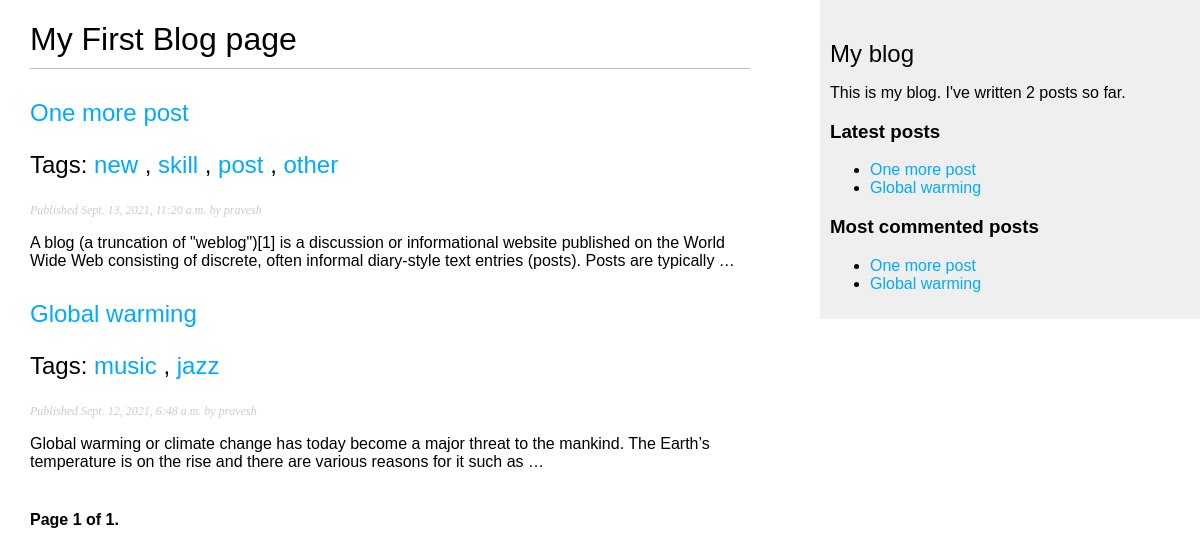
Before: /blog/ with the older database file.
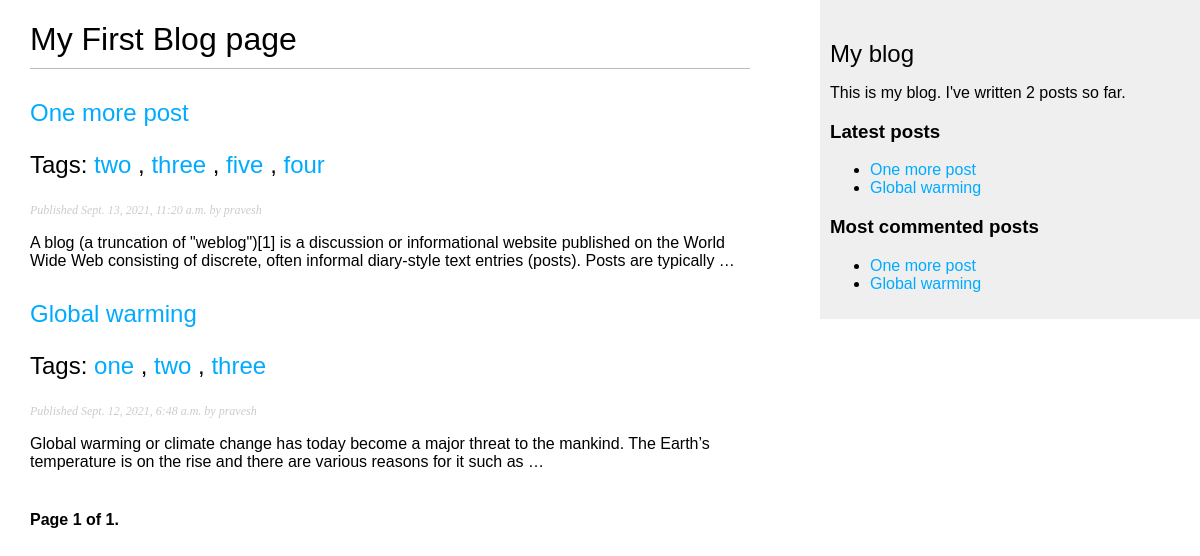
After: the same page with the newer database file.
### blog/models.py (models this page shows, shortened)
class Post(models.Model):
    objects = models.Manager()              #default manager
    published = PublishedManager()          #custom manager
    STATUS_CHOICES = (
        ('draft', 'Draft'),
        ('published', 'Published'),
        )
    title = models.CharField(max_length=250)
    slug = models.SlugField(
        max_length=250,
        unique_for_date='publish'
        )
    author = models.ForeignKey(
        User,
        on_delete=models.CASCADE,
        related_name='blog_posts'
        )
    body = models.TextField()
    publish = models.DateTimeField(default=timezone.now)
    created = models.DateTimeField(auto_now_add=True)
    updated = models.DateTimeField(auto_now=True)
    status = models.CharField(
        max_length=10,
        choices=STATUS_CHOICES,
        default='draft'
        )
    tags = TaggableManager()      #The tags manager allows to add, retrieve, and remove tags from Post
    def get_absolute_url(self):
        return reverse(
            'blog:post_detail',
            args=[self.publish.year,
                self.publish.month,
                self.publish.day,
                self.slug]
        )
    class Meta:
        ordering = ('-publish',)

### blog/views.py (the view)
def post_list(request, tag_slug=None):
    object_list = Post.published.all()
    tag = None
    if tag_slug:
        tag = get_object_or_404(Tag, slug = tag_slug)
        object_list = object_list.filter(tags__in=[tag])
    paginator = Paginator(object_list, per_page=3)      #3 posts in each page
    page = request.GET.get('page')
    try:
        posts = paginator.page(page)
    except PageNotAnInteger:
        posts = paginator.page(1)
    except EmptyPage:
        posts = paginator.page(paginator.num_pages)
    args = {
            'page': page,
            'posts': posts,
            'tag': tag
            }
    return render(
        request,
        'blog/post/list.html',
        args
        )

### blog/models.py (called while the page is built)
    def get_queryset(self):
        return super(PublishedManager, self).get_queryset().filter(status='published')

### blog/templatetags/blog_tags.py (called while the page is built)
@register.simple_tag
def total_posts():
    return Post.published.count()

@register.inclusion_tag('blog/post/latest_posts.html')
def show_latest_posts(count=5):
    latest_posts = Post.published.order_by('-publish')[:count]
    args = {'latest_posts': latest_posts}
    return args

@register.simple_tag
def get_most_commented_posts(count = 5):
    return Post.published.annotate(total_comments=Count('comments')).order_by('-total_comments')[:count]

@register.filter(name='markdown')
def markdown_format(text):
    return mark_safe(markdown.markdown(text))

### blog/templates/blog/post/list.html (shortened to what this page needs)
{% extends "blog/base.html" %}
{% load blog_tags %}
{% block content %}
    <h1>My First Blog page</h1>
    {% for post in posts %}
        <h2>
            <a href="{{ post.get_absolute_url }}">
                {{ post.title }}</a>
            <p class="tags">
                Tags:
                {% for tag in post.tags.all %}
                <a href="{% url "blog:post_list_by_tag" tag.slug %}">
                {{ tag.name }}
                </a>
                {% if not forloop.last %}, {% endif %}
                {% endfor %}
            </p>
        </h2>
        <p class="date">
            Published {{ post.publish }} by {{ post.author }}
        </p>
        {{ post.body|markdown|truncatewords_html:30 }}
    {% endfor %}
    {% include "pagination.html" with page=posts %}
{% endblock %}

### blog/templates/blog/base.html (shortened to what this page needs)
{% load blog_tags %}
{% load static %}
<!DOCTYPE html>
<html>
    <head>
        <link href="{% static "css/blog.css" %}" rel="stylesheet">
    </head>
    <body>
        <div id="content">
            {% block content %}
            {% endblock %}
        </div>
        <div id="sidebar">
            <h2>My blog</h2>
            <p>This is my blog. I've written {% total_posts %} posts so far.</p>
            <h3>Latest posts</h3>
            {% show_latest_posts 3 %}
            <h3>Most commented posts</h3>
            {% get_most_commented_posts as most_commented_posts %}
            <ul>
                {% for post in most_commented_posts %}
                <li>
                    <a href="{{ post.get_absolute_url }}">{{ post.title }}</a>
                </li>
                {% endfor %}
            </ul>
        </div>
    </body>
</html>

### blog/templates/blog/post/latest_posts.html
<ul>
    {% for post in latest_posts %}
    <li>
        <a href="{{ post.get_absolute_url }}">{{ post.title }}</a>
    </li>
    {% endfor %}
</ul>

Changed rows visible on the page:
changed Post "One more post": loses Tag (name "new"); loses Tag (name "skill"); loses Tag (name "post"); loses Tag (name "other")
added Tag: name "two"
added Tag: name "three"
added Tag: name "five", shown under Post "One more post"
added Tag: name "four", shown under Post "One more post"
changed Post "Global warming": loses Tag (name "music"); loses Tag (name "jazz")
added Tag: name "one", shown under Post "Global warming"
